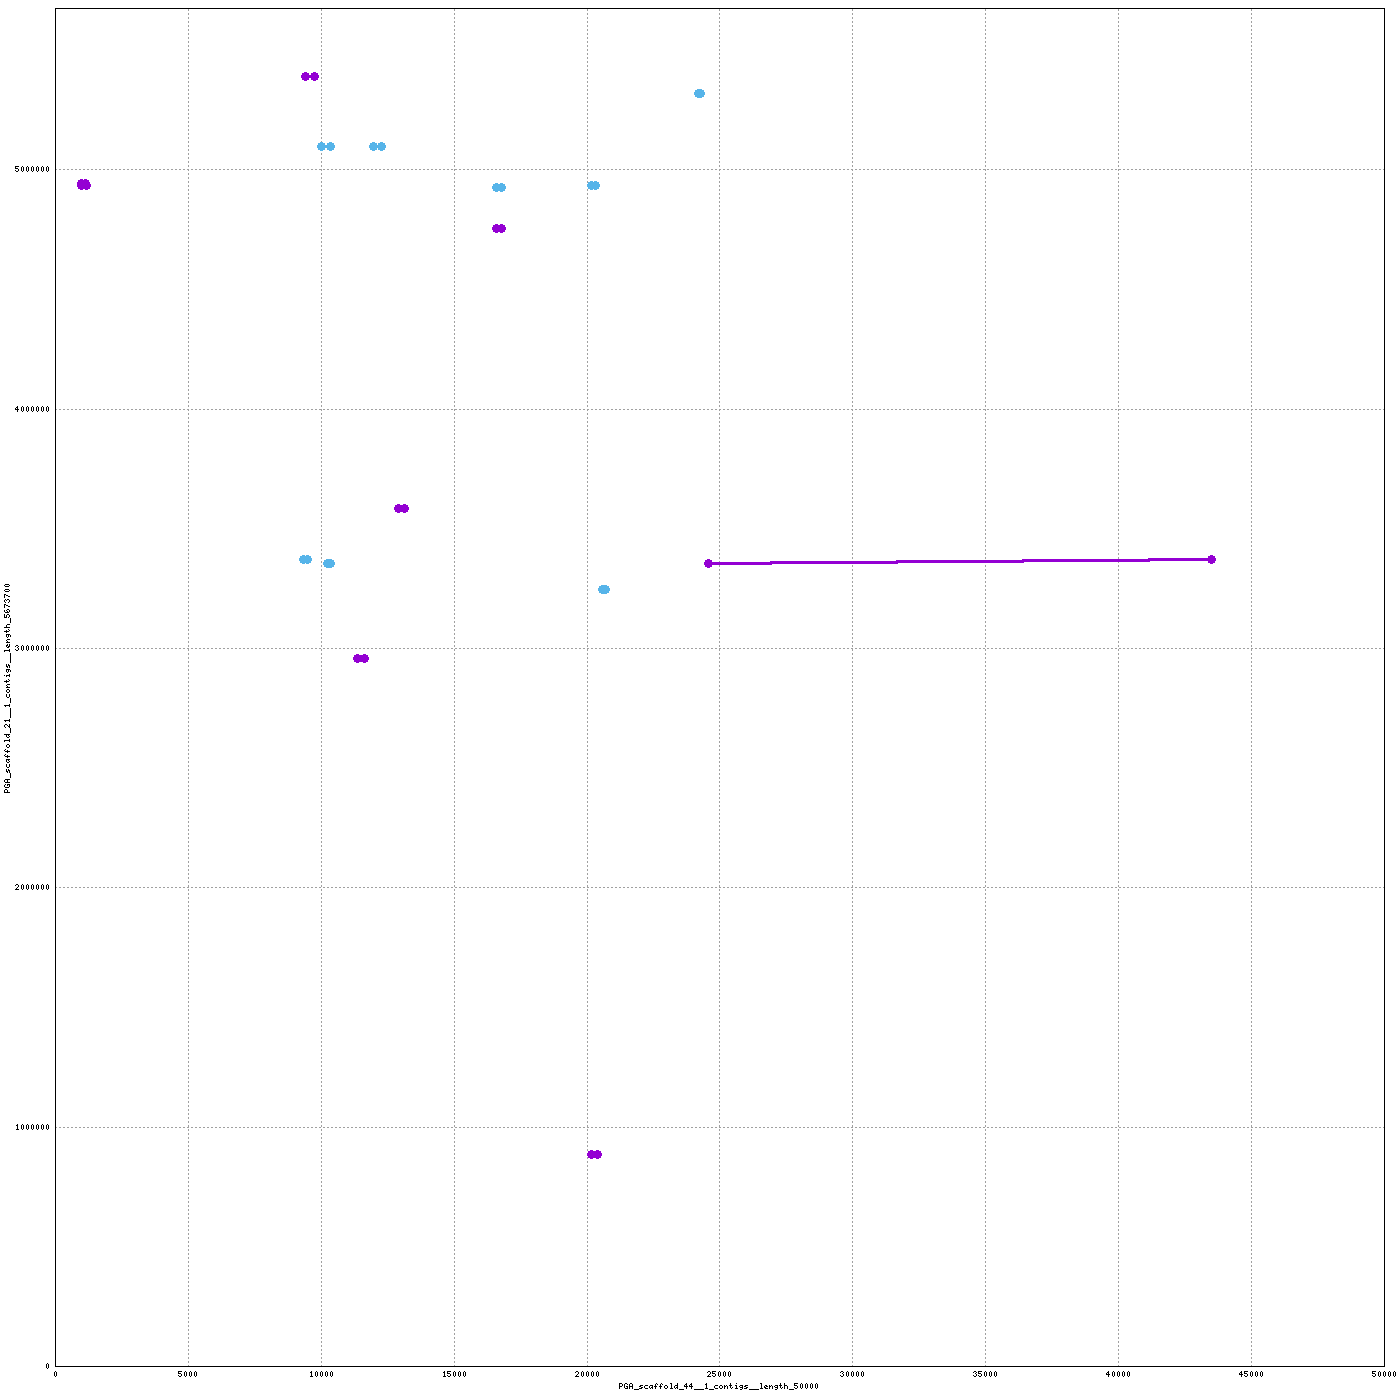

Generate this figure with gnuplot:
set terminal png tiny size 1400,1400
set output "/home/mike/Desktop/scripts/snakes/plot_pairs/hiCversion1.linear/nucmer/nucmer.87.png"
set size 1,1
set grid
unset key
set border 15
set tics scale 0
set xlabel "PGA_scaffold_44__1_contigs__length_50000"
set ylabel "PGA_scaffold_21__1_contigs__length_5673700"
set format "%.0f"
set mouse format "%.0f"
set mouse mouseformat "[%.0f, %.0f]"
if(GPVAL_VERSION < 5) set mouse clipboardformat "[%.0f, %.0f]"
set xrange [1:50000]
set yrange [1:5673700]
set style line 1  lt 1 lw 3 pt 6 ps 1
set style line 2  lt 3 lw 3 pt 6 ps 1
set style line 3  lt 2 lw 3 pt 6 ps 1
plot \
 "/home/mike/Desktop/scripts/snakes/plot_pairs/hiCversion1.linear/nucmer/nucmer.87.fplot" title "FWD" w lp ls 1, \
 "/home/mike/Desktop/scripts/snakes/plot_pairs/hiCversion1.linear/nucmer/nucmer.87.rplot" title "REV" w lp ls 2
